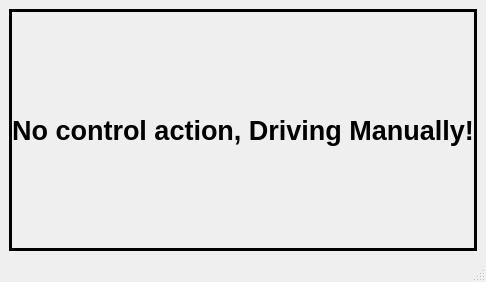
<?xml version="1.0" encoding="UTF-8"?>
<ui version="4.0">
 <class>Manual</class>
 <widget class="QMainWindow" name="Manual">
  <property name="geometry">
   <rect>
    <x>0</x>
    <y>0</y>
    <width>372</width>
    <height>282</height>
   </rect>
  </property>
  <property name="windowTitle">
   <string>Manual</string>
  </property>
  <widget class="QWidget" name="centralwidget">
   <layout class="QGridLayout" name="gridLayout_2">
    <item row="0" column="0">
     <layout class="QGridLayout" name="gridLayout">
      <item row="0" column="0">
       <widget class="QLabel" name="lblManual">
        <property name="font">
         <font>
          <pointsize>20</pointsize>
          <weight>75</weight>
          <italic>false</italic>
          <bold>true</bold>
         </font>
        </property>
        <property name="frameShape">
         <enum>QFrame::Box</enum>
        </property>
        <property name="lineWidth">
         <number>3</number>
        </property>
        <property name="text">
         <string>No control action, Driving Manually!</string>
        </property>
        <property name="alignment">
         <set>Qt::AlignCenter</set>
        </property>
       </widget>
      </item>
     </layout>
    </item>
   </layout>
  </widget>
  <widget class="QMenuBar" name="menubar">
   <property name="geometry">
    <rect>
     <x>0</x>
     <y>0</y>
     <width>372</width>
     <height>22</height>
    </rect>
   </property>
  </widget>
  <widget class="QStatusBar" name="statusbar"/>
 </widget>
 <resources/>
 <connections/>
</ui>
